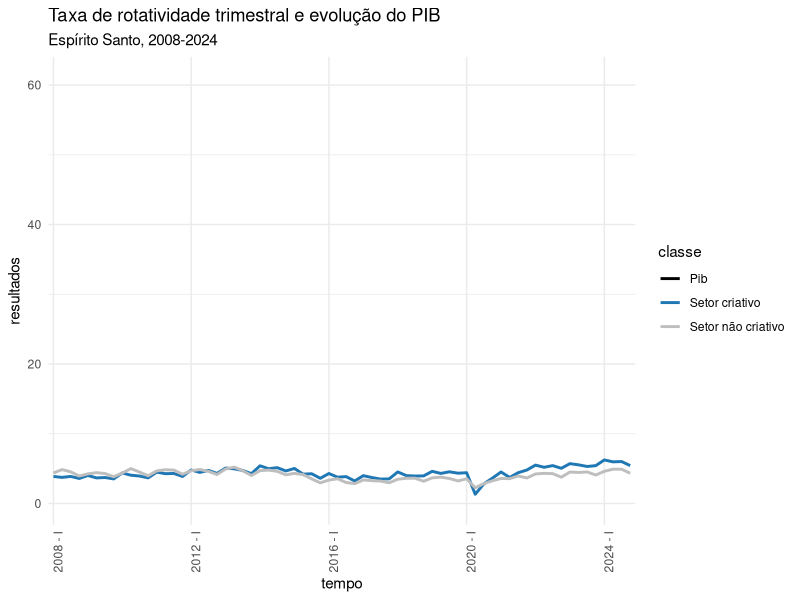
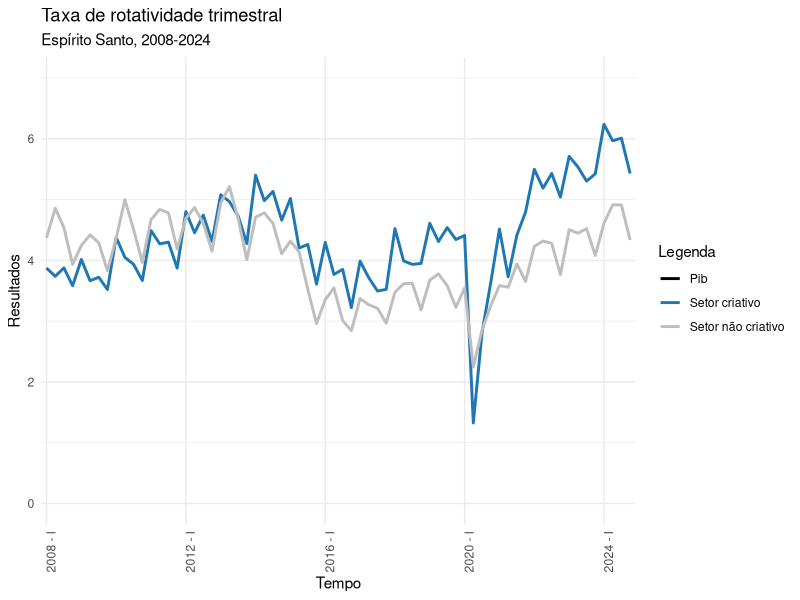
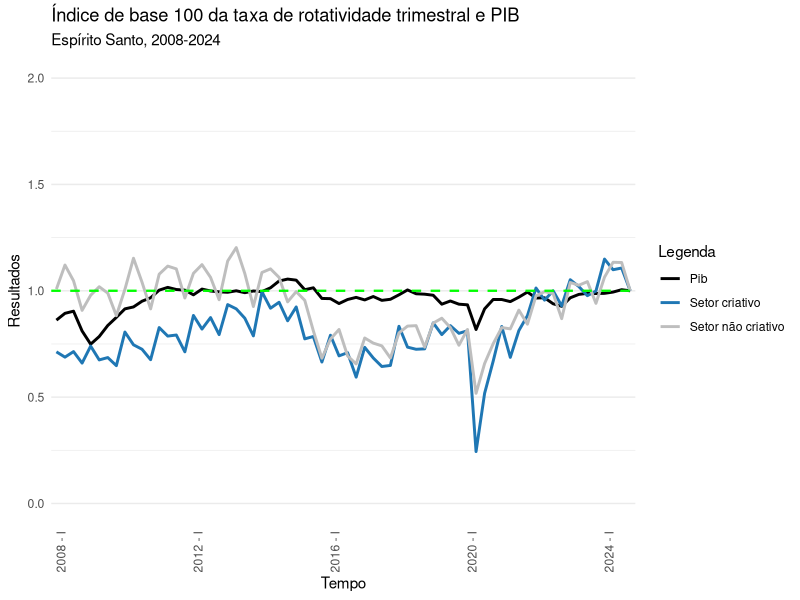

Reproduce these figures in R, in order.
# analise descritiva das séries
# tabela das séries? ano, trimestre, setor criativo, setor não criativo, pib, geral

# analise comparativa entre criativos e não criativos
# comaparar com taxa de rotatividade geral 
# comparar com a variação do pib
# transformar as analises mensais da taxa de rotatividade em trimestrais: média?

# correlação cruzada 
# correlação entre as séries positivo (próciclico) e negativo 
# como verificar se a série é sucetivel a volatitilidade 
# taxa média da rotatividade entre criativos e não criativos

# perguntas: a volatidade cai ou decai?
# teste de grandewech; defasagem temporal


# pacotes -----------------------------------------------------------------
require(dplyr)
require(ggplot2)
# leitura -----------------------------------------------------------------
# taxas de rotatividade calculadas
tabela_geral <- read.csv2("scripts/a-microdados/h-completo/saidas/tabela_geral.csv")
tabela_criativos <- read.csv2("scripts/a-microdados/h-completo/saidas/tabela_setores_criativos.csv")
tabela_pib <- read.csv2("scripts/a-microdados/h-completo/saidas/tabela_pib.csv")


# tratamento --------------------------------------------------------------

## base ccriativo mensal para trimestral ----
tabela_criativos_trimestral <- 
  tabela_criativos |>
  mutate(
    trimestre = case_when(
      mes %in% c(1,2,3) ~ "I",
      mes %in% c(4,5,6) ~ "II",
      mes %in% c(7,8,9) ~ "III",
      mes %in% c(10,11,12) ~ "IV"
    )
  ) |>
  group_by(setor_criativo, ano, trimestre) |>
  summarise(
    resultados = mean(taxa_rotatividade)
  ) |> 
  mutate(classe = setor_criativo) |>
  select(classe, ano, trimestre, resultados)


referencia_criativos <- 
  tabela_criativos_trimestral |> ungroup() |>
  filter(ano == 2024 & trimestre == "IV") |>
  select(classe, resultados) |>
  rename(resultados_referencia = resultados)

tabela_criativos_trimestral <-
  left_join(tabela_criativos_trimestral, referencia_criativos, by = "classe") |>
  mutate(
    resultados_base100 = round((resultados/resultados_referencia), 3)
  )

## base geral mensal para trimestral ----
tabela_geral_trimestral <- 
  tabela_geral |>
  mutate(
    trimestre = case_when(
      mes %in% c(1,2,3) ~ "I",
      mes %in% c(4,5,6) ~ "II",
      mes %in% c(7,8,9) ~ "III",
      mes %in% c(10,11,12) ~ "IV"
    )
  ) |> 
  group_by(classe, ano, trimestre) |>
  summarise(
    resultados = mean(taxa_rotatividade)
  ) |> 
  select(classe, ano, trimestre, resultados)


referencia_geral <- 
  tabela_geral_trimestral |> ungroup() |>
  filter(ano == 2024 & trimestre == "IV") |>
  select(classe, resultados) |>
  rename(resultados_referencia = resultados)

tabela_geral_trimestral <-
  left_join(tabela_geral_trimestral, referencia_geral, by = "classe") |>
  mutate(
    resultados_base100 = round((resultados/resultados_referencia), 3)
  )

## indicador de base 100 pib -----------------------------------------------

referencia_pib <- 
  tabela_pib |> 
  filter(trimestre == "IV" & ano == 2024) |>
  mutate(resultados = as.numeric(resultados))

tabela_pib_trimestral <-
  tabela_pib |>
  mutate(
    classe = "Pib",
    pib = as.numeric(resultados),
    resultados_referencia = as.numeric(referencia_pib$resultados),
    resultados = pib,
    resultados_base100 = round((pib / resultados_referencia), 3)
    ) |>
  select(classe, ano, trimestre, resultados, resultados_referencia, resultados_base100) 


# todos os resultados -----------------------------------------------------

tabela_completa <-
  bind_rows(tabela_geral_trimestral, tabela_pib_trimestral) |>
  mutate(trimestre = factor(trimestre, levels = c("I", "II", "III", "IV"))) |>
  mutate(tempo = paste(ano, trimestre, sep = " - ")) |>
  arrange(ano, trimestre) %>%
  mutate(tempo = factor(tempo, levels = unique(tempo)))


# gráficos -----------------------------------------------------------------
# gráficos -----------------------------------------------------------------

cores <- c("Setor criativo" = "#1f77b4",
           "Setor não criativo" = "gray",
           "Geral" = "red", 
           "Pib" = "black")

breaks_x <- tabela_completa$tempo[
  grepl(" - I$", tabela_completa$tempo) &     # apenas 1º trimestre
    as.numeric(substr(tabela_completa$tempo, 1, 4)) %% 4 == 0
]

tabela_completa <- tabela_completa %>% 
  filter(classe != "Geral")

## 1 -----
ggplot(
  tabela_completa, 
  aes(
    x = tempo,
    y = resultados,
    color = classe,
    group = classe
  )
) +
  geom_line(size = 1) +
  scale_color_manual(values = cores) +
  theme_minimal() +
  scale_x_discrete(breaks = breaks_x) +
  scale_y_continuous(
    #breaks = seq(0.5,1.5,0.1), 
    limits = c(0, 61)) +
  theme(axis.text.x = element_text(angle = 90, hjust = 1)) +
  ggtitle("Taxa de rotatividade trimestral e evolução do PIB", subtitle = "Espírito Santo, 2008-2024") 

## 2 -----

ggplot(
  tabela_completa, 
  aes(
    x = tempo,
    y = resultados,
    color = classe,
    group = classe
  )
) +
  geom_line(size = 1) +
  scale_color_manual(values = cores) +
  theme_minimal() +
  scale_x_discrete(breaks = breaks_x) +
  scale_y_continuous(
    #breaks = seq(0.5,1.5,0.1), 
    limits = c(0, 7)) +
  theme(
    axis.text.x = element_text(angle = 90, hjust = 1)
  ) +
  ggtitle("Taxa de rotatividade trimestral", subtitle = "Espírito Santo, 2008-2024") +
  labs(color = "Legenda") +
  xlab("Tempo") +
  ylab("Resultados")


## 3 ----
ggplot(
  tabela_completa, 
  aes(
    x = tempo,
    y = resultados_base100,
    color = classe,
    group = classe
  )
) +
  geom_line(size = 1) +
  geom_hline(
    yintercept = 1,
    linetype = "dashed",
    color = "green",
    linewidth = 0.8
  ) +
  scale_color_manual(values = cores) +
  theme_minimal() +
  scale_x_discrete(breaks = breaks_x) +
  scale_y_continuous(
    #breaks = seq(0.5,1.5,0.1), 
    limits = c(0, 2)) +
  theme(
    axis.text.x = element_text(angle = 90, hjust = 1),
    panel.grid.major.x = element_blank(),
    panel.grid.minor.x = element_blank()
    ) +
  ggtitle(
    "Índice de base 100 da taxa de rotatividade trimestral e PIB",
    subtitle = "Espírito Santo, 2008-2024"
    ) +
  labs(color = "Legenda") +
  xlab("Tempo") +
  ylab("Resultados")


# saidas ------------------------------------------------------------------

tabela_geral_trimestral
tabela_criativos_trimestral
tabela_pib_trimestral
tabela_completa

write.csv2(tabela_completa, "scripts/a-microdados/h-completo/saidas/tabela_trimestral.csv")
